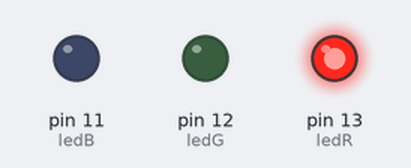
Recording of a sketch running on a simulated Arduino Uno, built with avr-gcc and run on an emulated ATmega328P. On the bench: output pins drawn as LEDs (lit = HIGH).

Above: at 0.5 s.
At 2.5 s:
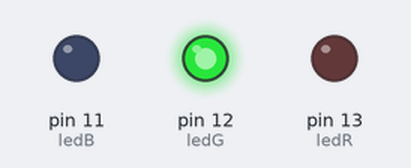
At 4.5 s:
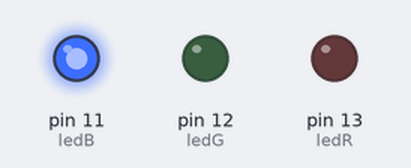
At 8.5 s:
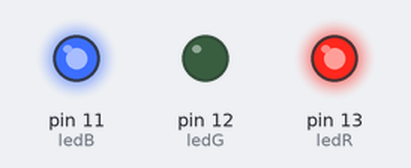
At 12.5 s:
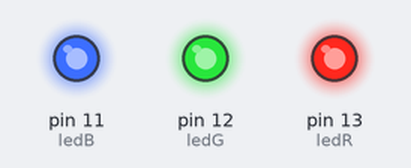
At 17.5 s:
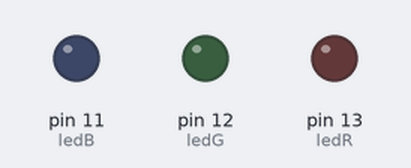
Timing chart, 0 to 18.2 s (numbered marks = the images above):
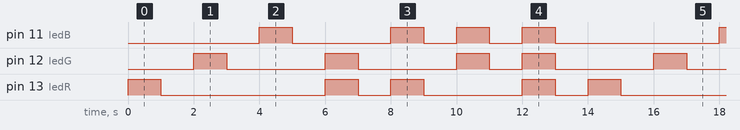

Measured:
- by itself, pin 11 (ledB): repeats every 14.0 s: LOW 3.0 s, 2 × (HIGH 1.0 s, LOW 1.0 s), HIGH 1.0 s, LOW 5.0 s, HIGH 1.0 s
- by itself, pin 12 (ledG): repeats every 14.0 s: 2 × (LOW 3.0 s, HIGH 1.0 s), LOW 1.0 s, HIGH 1.0 s, LOW 3.0 s, HIGH 1.0 s
- by itself, pin 13 (ledR): repeats every 14.0 s: LOW 5.0 s, HIGH 1.0 s, LOW 1.0 s, HIGH 1.0 s, LOW 3.0 s, HIGH 1.0 s, LOW 1.0 s, HIGH 1.0 s

The sketch:

sketch.ino
```cpp
int ledR = 13;
int ledG = 12;
int ledB = 11;
void setup() {
    pinMode(ledR, OUTPUT);
    pinMode(ledG, OUTPUT);
    pinMode(ledB, OUTPUT);
}

void loop() {
    digitalWrite(ledR, HIGH);
    delay(1000);
    digitalWrite(ledR, LOW);
    delay(1000);

    digitalWrite(ledG, HIGH);
    delay(1000);
    digitalWrite(ledG, LOW);
    delay(1000);

    digitalWrite(ledB, HIGH);
    delay(1000);
    digitalWrite(ledB, LOW);
    delay(1000);

    digitalWrite(ledR, HIGH);
    digitalWrite(ledG, HIGH);
    delay(1000);
    digitalWrite(ledR, LOW);
    digitalWrite(ledG, LOW);
    delay(1000);

    digitalWrite(ledR, HIGH);
    digitalWrite(ledB, HIGH);
    delay(1000);
    digitalWrite(ledR, LOW);
    digitalWrite(ledB, LOW);
    delay(1000);

    digitalWrite(ledB, HIGH);
    digitalWrite(ledG, HIGH);
    delay(1000);
    digitalWrite(ledB, LOW);
    digitalWrite(ledG, LOW);
    delay(1000);

    digitalWrite(ledR, HIGH);
    digitalWrite(ledG, HIGH);
    digitalWrite(ledB, HIGH);
    delay(1000);
    digitalWrite(ledR, LOW);
    digitalWrite(ledG, LOW);
    digitalWrite(ledB, LOW);
    delay(1000);
}
```
